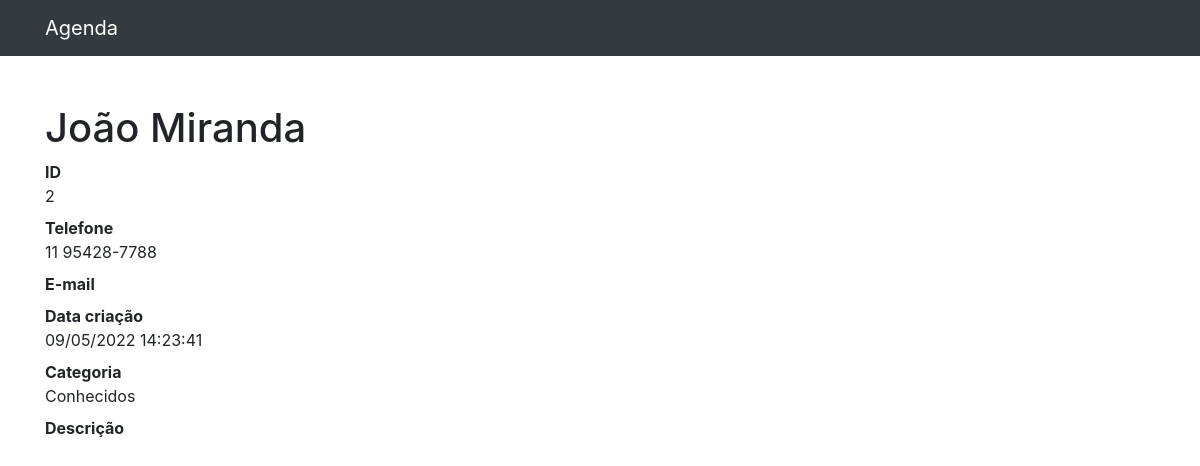
The page /2 on the database as committed earlier.
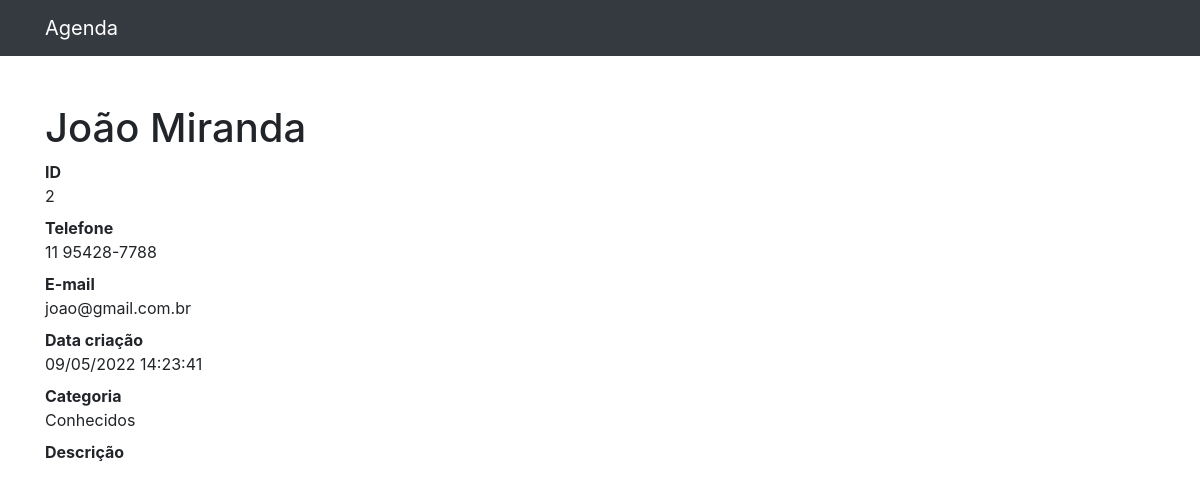
The same page on the database as committed later.
### contatos/models.py (models this page shows, shortened)
class Contato(models.Model):
    nome = models.CharField(max_length=255)
    sobrenome = models.CharField(max_length=255, blank=True)
    telefone = models.CharField(max_length=255)
    email = models.CharField(max_length=255, blank=True)
    data_criacao = models.DateTimeField(default=timezone.now)
    descricao = models.TextField(blank=True)
    categoria = models.ForeignKey(Categoria, on_delete=models.DO_NOTHING)
    mostrar = models.BooleanField(default=True)

class Categoria(models.Model):
    nome = models.CharField(max_length=255)
    def __str__(self):
        return self.nome

### contatos/views.py (the view)
# urls.py: path('<int:contato_id>', views.ver_contato, name='ver_contato'),
def ver_contato(request, contato_id):
    contato = get_object_or_404(Contato, id=contato_id)
    return render(request, 'contatos/ver_contato.html', {
        'contato': contato
    })

### contatos/templates/contatos/ver_contato.html (shortened to what this page needs)
{% extends 'base.html' %}
{%block conteudo%}
<h1 class="mt-5">{{ contato.nome }} {{ contato.sobrenome }}</h1>
<dl>
  <dt>ID</dt>
  <dd>{{ contato.id }}</dd>
  <dt>Telefone</dt>
  <dd>{{ contato.telefone }}</dd>
  <dt>E-mail</dt>
  <dd>{{ contato.email }}</dd>
  <dt>Data criação</dt>
  <dd>{{ contato.data_criacao|date:'d/m/Y H:i:s' }}</dd>
  <dt>Categoria</dt>
  <dd>{{ contato.categoria }}</dd>
  <dt>Descrição</dt>
</dl>
{%endblock%}

Rows that differ between the two databases and show on the page:
changed Contato "João": email (not shown) → "joao@gmail.com.br"
